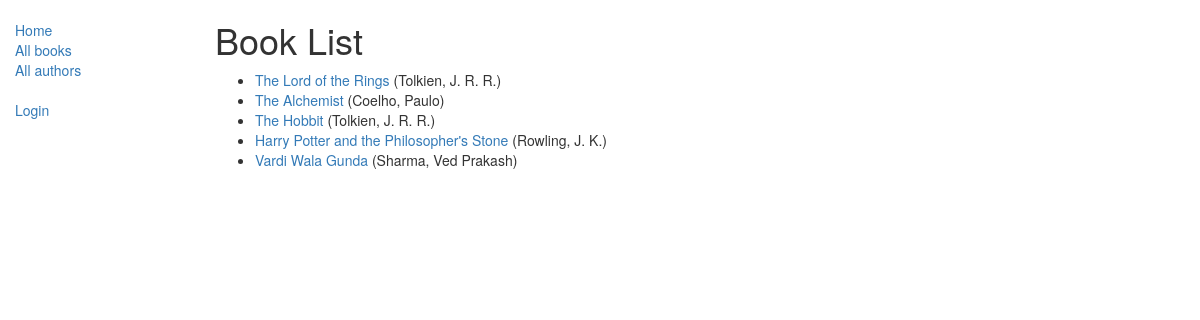
Before: /catalog/books/ with the older database file.
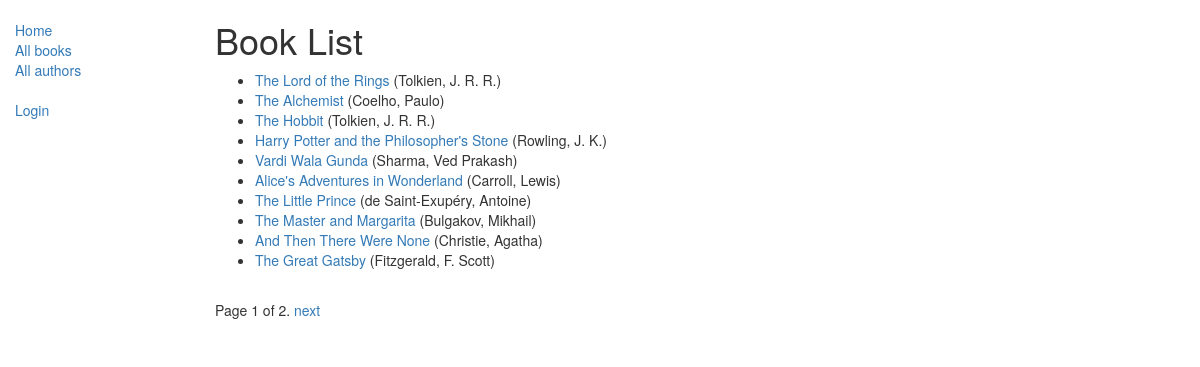
After: the same page with the newer database file.
### catalog/models.py (models this page shows, shortened)
class Book(models.Model):
    title = models.CharField(max_length=200)
    author = models.ForeignKey('Author', on_delete=models.SET_NULL, null=True)
    summary = models.TextField(max_length=1000, help_text="Enter a brief description of the book")
    isbn = models.CharField('ISBN', max_length=13,
                            help_text='13 Character <a href="https://www.isbn-international.org/content/what-isbn">ISBN number</a>')
    genre = models.ManyToManyField(Genre, help_text="Select a genre for this book")
    language = models.ForeignKey('Language', on_delete=models.SET_NULL, null=True)
    def display_genre(self):
        """
        Creates a string for the Genre. This is required to display genre in Admin.
        """
        return ', '.join([genre.name for genre in self.genre.all()[:3]])
    display_genre.short_description = 'Genre'
    def get_absolute_url(self):
        return reverse('book-detail', args=[str(self.id)])

class Author(models.Model):
    first_name = models.CharField(max_length=100)
    last_name = models.CharField(max_length=100)
    date_of_birth = models.DateField(null=True, blank=True)
    date_of_death = models.DateField('died', null=True, blank=True)
    def __str__(self):
        return '{0}, {1}'.format(self.last_name, self.first_name)
    class Meta:
        ordering = ['last_name']

### catalog/views.py (the view)
# urls.py: path('books/', views.BookListView.as_view(), name='books'),
class BookListView(generic.ListView):
    model = Book
    paginate_by = 10

### catalog/templates/catalog/book_list.html (shortened to what this page needs)
{% extends "base_generic.html" %}
{% block content %}
    <h1>Book List</h1>
    {% if book_list %}
    <ul>
      {% for book in book_list %}
      <li>
        <a href="{{ book.get_absolute_url }}">{{ book.title }}</a> ({{book.author}})
      </li>
      {% endfor %}
    </ul>
    {% else %}
      <p>There are no books in the library.</p>
    {% endif %}
{% endblock %}

### catalog/templates/base_generic.html (shortened to what this page needs)
<!DOCTYPE html>
<html lang="en">
<head>
  <link rel="stylesheet" href="https://maxcdn.bootstrapcdn.com/bootstrap/3.3.7/css/bootstrap.min.css">
  {% load static %}
  <link rel="stylesheet" href="{% static 'css/styles.css' %}">
</head>
<body>
<div class="container-fluid">
<div class="row">
  <div class="col-sm-2">
  {% block sidebar %}
  <ul class="sidebar-nav">
    <li><a href="{% url 'index' %}">Home</a></li>
    <li><a href="{% url 'books' %}">All books</a></li>
    <li><a href="{% url 'authors' %}">All authors</a></li>
  </ul>
  <ul class="sidebar-nav">
   {% if user.is_authenticated %}
     <li>User: {{ user.get_username }}</li>
     <li><a href="{% url 'my-borrowed' %}">My Borrowed</a></li>
     <li><a href="{% url 'logout'%}?next={{request.path}}">Logout</a></li>
   {% else %}
     <li><a href="{% url 'login'%}?next={{request.path}}">Login</a></li>
   {% endif %}
  </ul>
{% endblock %}
  </div>
  <div class="col-sm-10 ">
  {% block content %}{% endblock %}
  {% block pagination %}
    {% if is_paginated %}
        <div class="pagination">
            <span class="page-links">
                <span class="page-current">
                    Page {{ page_obj.number }} of {{ page_obj.paginator.num_pages }}.
                </span>
                {% if page_obj.has_next %}
                    <a href="{{ request.path }}?page={{ page_obj.next_page_number }}">next</a>
                {% endif %}
            </span>
        </div>
    {% endif %}
  {% endblock %}
  </div>
</div>
</div>
</body>
</html>

### catalog/static/css/styles.css (style rules this page uses)
.sidebar-nav { margin-top: 20px; padding: 0; list-style: none; }

Changed rows visible on the page:
added Book: title "Alice's Adventures in Wonderland", author "Carroll, Lewis"
added Book: title "The Little Prince", author "de Saint-Exupéry, Antoine"
added Book: title "The Master and Margarita", author "Bulgakov, Mikhail"
added Book: title "And Then There Were None", author "Christie, Agatha"
added Book: title "The Great Gatsby", author "Fitzgerald, F. Scott"
Other visible differences:
{{ page_obj.number }}: (not shown) → "1"
{{ page_obj.paginator.num_pages }}: (not shown) → "2"
text now shown: "Page of . next"
